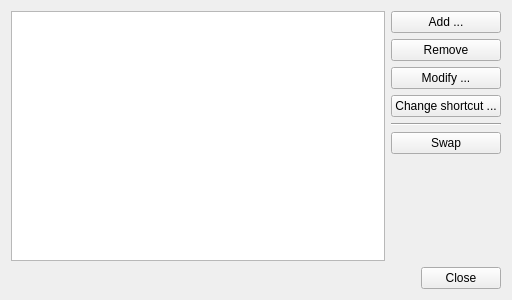
<?xml version="1.0" encoding="UTF-8"?>
<ui version="4.0">
 <class>MainWindow</class>
 <widget class="QMainWindow" name="MainWindow">
  <property name="geometry">
   <rect>
    <x>0</x>
    <y>0</y>
    <width>512</width>
    <height>300</height>
   </rect>
  </property>
  <property name="windowTitle">
   <string>Global Actions Manager</string>
  </property>
  <widget class="QWidget" name="centralWidget">
   <layout class="QVBoxLayout" name="verticalLayout_2">
    <item>
     <layout class="QHBoxLayout" name="horizontalLayout_2">
      <item>
       <widget class="QTableView" name="actions_TW"/>
      </item>
      <item>
       <layout class="QVBoxLayout" name="verticalLayout">
        <item>
         <widget class="QPushButton" name="add_PB">
          <property name="text">
           <string>Add ...</string>
          </property>
         </widget>
        </item>
        <item>
         <widget class="QPushButton" name="remove_PB">
          <property name="text">
           <string>Remove</string>
          </property>
         </widget>
        </item>
        <item>
         <widget class="QPushButton" name="modify_PB">
          <property name="text">
           <string>Modify ...</string>
          </property>
         </widget>
        </item>
        <item>
         <widget class="QPushButton" name="changeShortcut_PB">
          <property name="text">
           <string>Change shortcut ...</string>
          </property>
         </widget>
        </item>
        <item>
         <widget class="Line" name="line">
          <property name="orientation">
           <enum>Qt::Horizontal</enum>
          </property>
         </widget>
        </item>
        <item>
         <widget class="QPushButton" name="swap_PB">
          <property name="text">
           <string>Swap</string>
          </property>
         </widget>
        </item>
        <item>
         <spacer name="verticalSpacer">
          <property name="orientation">
           <enum>Qt::Vertical</enum>
          </property>
          <property name="sizeHint" stdset="0">
           <size>
            <width>20</width>
            <height>40</height>
           </size>
          </property>
         </spacer>
        </item>
       </layout>
      </item>
     </layout>
    </item>
    <item>
     <layout class="QHBoxLayout" name="horizontalLayout">
      <item>
       <spacer name="horizontalSpacer">
        <property name="orientation">
         <enum>Qt::Horizontal</enum>
        </property>
        <property name="sizeHint" stdset="0">
         <size>
          <width>40</width>
          <height>20</height>
         </size>
        </property>
       </spacer>
      </item>
      <item>
       <widget class="QPushButton" name="close_PB">
        <property name="text">
         <string>Close</string>
        </property>
       </widget>
      </item>
     </layout>
    </item>
   </layout>
  </widget>
 </widget>
 <layoutdefault spacing="6" margin="11"/>
 <tabstops>
  <tabstop>actions_TW</tabstop>
  <tabstop>add_PB</tabstop>
  <tabstop>remove_PB</tabstop>
  <tabstop>modify_PB</tabstop>
  <tabstop>changeShortcut_PB</tabstop>
  <tabstop>swap_PB</tabstop>
  <tabstop>close_PB</tabstop>
 </tabstops>
 <resources/>
 <connections>
  <connection>
   <sender>close_PB</sender>
   <signal>clicked()</signal>
   <receiver>MainWindow</receiver>
   <slot>close()</slot>
   <hints>
    <hint type="sourcelabel">
     <x>476</x>
     <y>281</y>
    </hint>
    <hint type="destinationlabel">
     <x>488</x>
     <y>260</y>
    </hint>
   </hints>
  </connection>
 </connections>
</ui>
